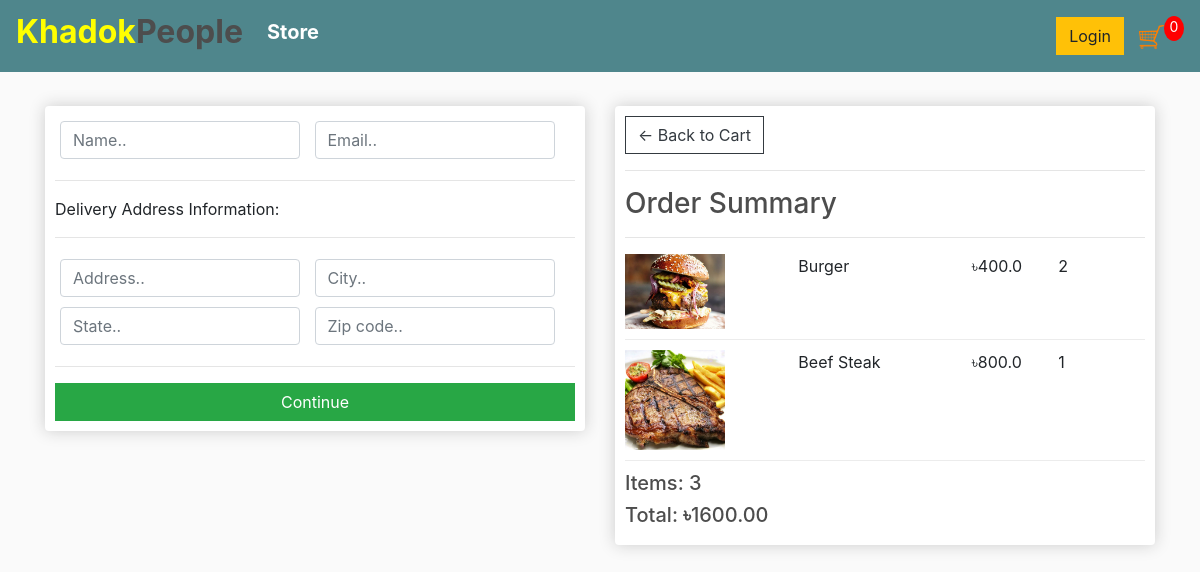
Before: /checkout/ (signed in) with the older database file.
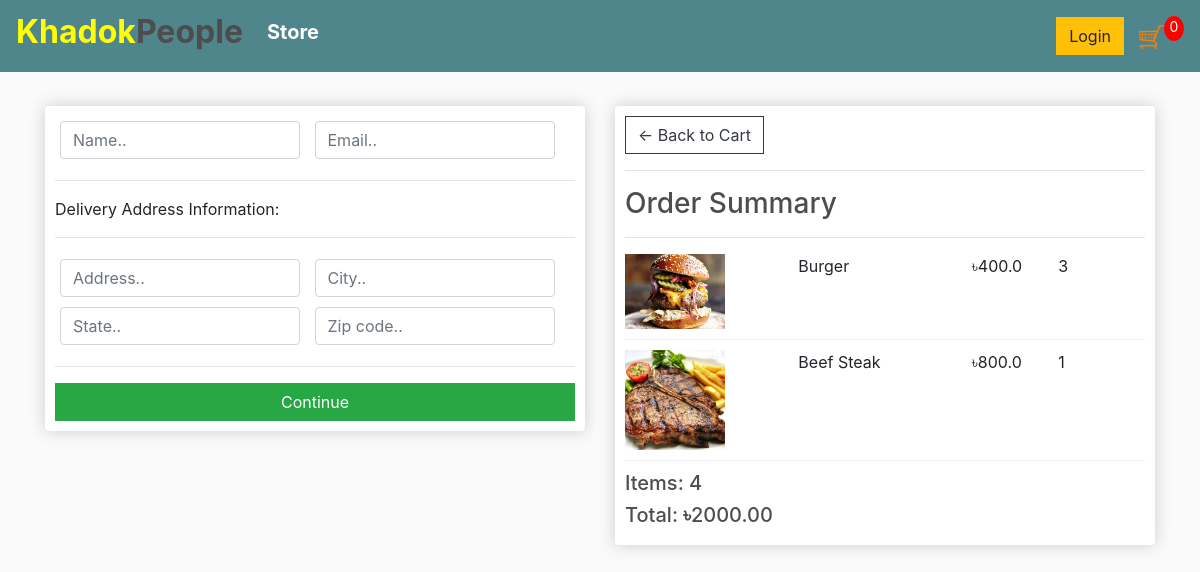
After: the same page with the newer database file.
### store/models.py (models this page shows, shortened)
class OrderItem(models.Model):
	product = models.ForeignKey(Product, on_delete=models.SET_NULL, null=True)
	order = models.ForeignKey(Order, on_delete=models.SET_NULL, null=True)
	quantity = models.IntegerField(default=0, null=True, blank=True)
	date_added = models.DateTimeField(auto_now_add=True)
	@property
	def get_total(self):
		total = self.product.price * self.quantity
		return total

class Order(models.Model):
	customer = models.ForeignKey(Customer, on_delete=models.SET_NULL, null=True, blank=True)
	date_ordered = models.DateTimeField(auto_now_add=True)
	complete = models.BooleanField(default=False)
	transaction_id = models.CharField(max_length=100, null=True)
	@property
	def get_cart_total(self):
		orderitems = self.orderitem_set.all()
		total = sum([item.get_total for item in orderitems])
		return total
	@property
	def get_cart_items(self):
		orderitems = self.orderitem_set.all()
		total = sum([item.quantity for item in orderitems])
		return total

class Product(models.Model):
	name = models.CharField(max_length=200)
	price = models.FloatField()
	digital = models.BooleanField(default=False,null=True, blank=True)
	image = models.ImageField(null = True, blank = True)
	@property
	def imageURL(self):
		try:
			url = self.image.url
		except:
			url = ''
		return url

### store/views.py (the view)
# urls.py: path('checkout/', views.checkout, name="checkout"),
def checkout(request):
    if request.user.is_authenticated:
        customer = request.user.customer
        order, created = Order.objects.get_or_create(customer=customer, complete = False)
        items = order.orderitem_set.all()
    else:
        items = []
        order = {'get_cart_total': 0, 'get_cart_items': 0}
    context = {'items': items, 'order':order}
    return render(request, 'store/checkout.html', context)

### store/templates/store/checkout.html (shortened to what this page needs)
{% extends 'store/base.html' %}
{% load static %}
{% block content %}
     <div class="row">
		<div class="col-lg-6">
			<div class="box-element" id="form-wrapper">
				<form id="form">
					<div id="user-info">
						<div class="form-field">
							<input required class="form-control" type="text" name="name" placeholder="Name..">
						</div>
						<div class="form-field">
							<input required class="form-control" type="email" name="email" placeholder="Email..">
						</div>
					</div>
					<div id="shipping-info">
						<hr>
						<p>Delivery Address Information:</p>
						<hr>
						<div class="form-field">
							<input class="form-control" type="text" name="address" placeholder="Address..">
						</div>
						<div class="form-field">
							<input class="form-control" type="text" name="city" placeholder="City..">
						</div>
						<div class="form-field">
							<input class="form-control" type="text" name="state" placeholder="State..">
						</div>
						<div class="form-field">
							<input class="form-control" type="text" name="zipcode" placeholder="Zip code..">
						</div>
					</div>
					<hr>
					<input id="form-button" class="btn btn-success btn-block" type="submit" value="Continue">
				</form>
			</div>
			<br>
		</div>
		<div class="col-lg-6">
			<div class="box-element">
				<a  class="btn btn-outline-dark" href="{% url 'cart' %}">&#x2190; Back to Cart</a>
				<hr>
				<h3>Order Summary</h3>
				<hr>
				{% for item in items %}
				<div class="cart-row">
					<div style="flex:2"><img class="row-image" src="{{item.product.imageURL}}"></div>
					<div style="flex:2"><p>{{item.product.name}}</p></div>
					<div style="flex:1"><p>৳{{item.product.price}}</p></div>
					<div style="flex:1"><p>{{item.quantity}}</p></div>
				</div>
				{% endfor %}
				<h5>Items:   {{order.get_cart_items}}</h5>
				<h5>Total:   <b>৳</b>{{order.get_cart_total|floatformat:2}}</h5>
			</div>
		</div>
	</div>
{% endblock content %}

Changed rows visible on the page:
changed OrderItem "Burger": quantity "2" → "3"
changed through a linked row, Order: get_cart_items "3" → "4"; get_cart_total "1600.00" → "2000.00"
